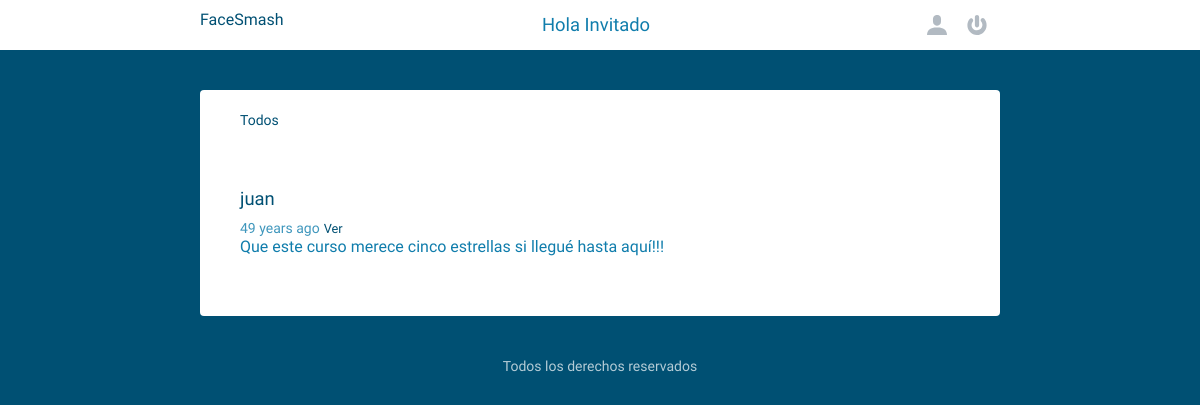
/post/1, run on the app's committed database.
### modelos.py (models this page shows, shortened)
class Post(Model):
    user = ForeignKeyField(
        User,
        related_name='posts',
    )
    timestamp = DateTimeField(
        default=datetime.datetime.now
    )
    content = TextField()
    class Meta:
        database = DATABASE
        order_by = ('-joined_at',)

class User(UserMixin, Model):
    username = CharField(unique=True)
    email = CharField(unique=True)
    password = CharField(max_length=25)
    joined_at = DateTimeField(default=datetime.datetime.now)
    class Meta:
        database = DATABASE
        order_by = ('-joined_at',)

### app.py (the view)
@app.route('/post/<int:post_id>')
def view_post(post_id):
    posts = modelos.Post.select().where(modelos.Post.id == post_id)
    if posts.count() == 0:
        abort(404)
    return render_template('stream.html', stream=posts)

### app.py (called while the page is built)
@app.before_request
def before_request():
    g.db = modelos.DATABASE
    if g.db.is_closed():  # Comprueba que la conexión no está abierta
        g.db.connect()
        g.user = current_user # Apunta al usuario actual

@app.after_request
def after_request(response):
    g.db.close()
    return response

### templates/stream.html (shortened to what this page needs)
{% extends "layout.html" %}
{% block content %}
    {% for post in stream %}
        <article>
            <h2>
                <a href="{{ url_for('stream', username=post.user.username) }}">{{ post.user.username }}</a>
            </h2>
            <time data-time="{{ post.timestamp }}" class="distime"
                  datetime="{{ post.timestamp.strftime('%d-%m-%Y %H:%M:%S') }}">
            </time>
            <a href="{{ url_for('view_post', post_id=post.id) }}" class="view">Ver</a>
            <div class="post">
                {{ post.content }}
            </div>
        </article>
    {% endfor %}
{% endblock %}

### static/css/main.css (style rules this page uses)
body, input, button, textarea { font-family: 'Varela Round', Helvetica Neue, Helvetica, Arial, serif; }
body { font-size: 1em; color: #107dac; font-weight: 400; background: #005073; position: relative; }
a { text-decoration: none; color: #005073; }
h1, h2, h3, h4 { font-size: 1.15em; font-weight: normal; margin: 0; line-height: 1em; }
h2 { margin: 0 0 10px; }
article { border-bottom: 2px solid #ECEEEF; margin: 0; padding: 40px; }
article:last-child { border-bottom: 0; }
time { font-size: .875em; opacity: .8; }
.view { font-size: 0.8em; text-transform: upper; }

### data on the page
Post: user.username "juan", content "Que este curso merece cinco estrellas si llegué hasta aquí!!!"

### other printed values
{{ current_user.username }} "Invitado"
